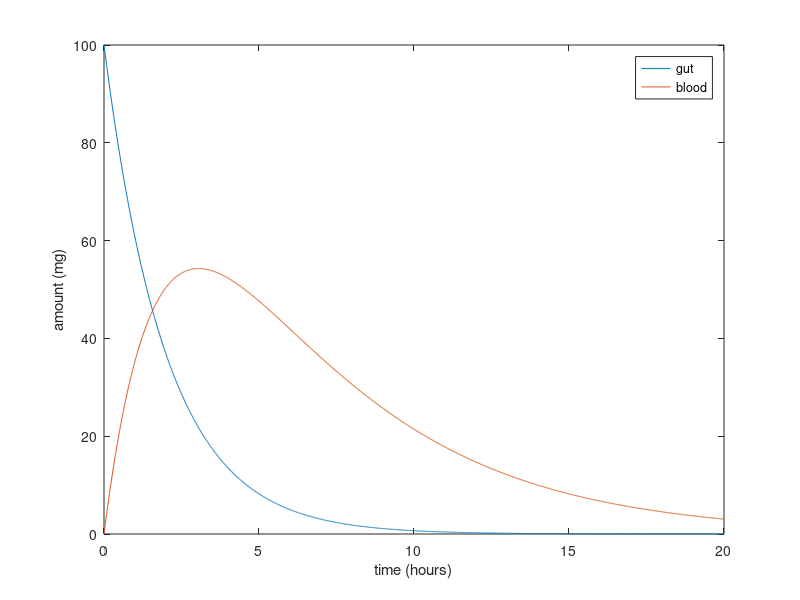

MATLAB code for this plot:
%%%%%%%%%%%%%%%%%%%%%%%%%%%%%%%%%%%%%%%%%%%%%%%%%%%%%%%%%%%%%%%%%%%%%%%%%%%%
%% Part IV: Eigenvalues and matrix calculus: solutions to the code exercises
%%%%%%%%%%%%%%%%%%%%%%%%%%%%%%%%%%%%%%%%%%%%%%%%%%%%%%%%%%%%%%%%%%%%%%%%%%%%
% Worked solutions to the code exercises from Matrices in Practice, by Tom Goodale:
% https://trgoodale.github.io/matrix-book/appendices/solutions-4.html
%
% Run the script a section at a time (Run Section, or Ctrl+Enter, in
% MATLAB), from the top: later sections use variables set in earlier ones.
% Try each exercise yourself first. Change the numbers and run them again to see what happens.
%
% Code licensed under the MIT licence: https://trgoodale.github.io/matrix-book/LICENSE.md

% --------------------------------------------------------------------------
% Chapter 18: Eigenvalues and eigenvectors
% --------------------------------------------------------------------------

%% Chapter 18, exercise 7
% Three equal masses are joined in a line by four equal springs, with the
% outer springs fixed to walls. Their vibrations are governed by the matrix
% K = [2 -1 0; -1 2 -1; 0 -1 2]: the natural frequencies are proportional to
% the square roots of its eigenvalues, and the eigenvectors are the mode
% shapes, the patterns in which the masses move together. Find the
% eigenvalues and eigenvectors, and describe each mode shape in words.

K = [2 -1 0; -1 2 -1; 0 -1 2];
[V, D] = eig(K)

% The eigenvalues are 2 - sqrt(2) ≈ 0.586, 2 and 2 + sqrt(2) ≈ 3.414, with
% eigenvectors proportional to (1, sqrt(2), 1), (-1, 0, 1) and (1, -sqrt(2),
% 1) (software may flip their signs).
%
% - Lowest frequency: all three masses move the same way together, the
%   middle one furthest.
% - Middle frequency: the outer masses move in opposite directions and the
%   middle one stays still.
% - Highest frequency: the outer masses move together and the middle one
%   moves the opposite way, by more.
%
% The more the neighbouring masses move against each other, the more the
% springs between them stretch, and the higher the frequency.

% --------------------------------------------------------------------------
% Chapter 19: Diagonalisation and matrix powers
% --------------------------------------------------------------------------

%% Chapter 19, exercise 7
% A Leslie matrix models a population divided into age groups. For a species
% with three age groups (young, adult, old), suppose each adult has 1.5
% young per year and each old animal 1, 60% of the young survive to become
% adults, and 70% of adults survive to become old:
% L = [0 1.5 1; 0.6 0 0; 0 0.7 0].
% Find the dominant eigenvalue and its eigenvector. What is the long-run
% growth rate of the population, and what fraction of the animals is in each
% age group in the long run? Check by applying L 50 times to a starting
% population.

L = [0 1.5 1; 0.6 0 0; 0 0.7 0];
[V, D] = eig(L);
[lam, i] = max(real(diag(D)));
lam
v = V(:, i) / sum(V(:, i))

x = [100; 0; 0];
for k = 1:50
    x = L * x;
end
x / sum(x)

% The dominant eigenvalue is about 1.128, so in the long run the population
% grows by about 12.8% a year. The other two eigenvalues are complex, with
% absolute value about 0.61, so their modes die away. In the long run about
% 53.7% of the animals are young, 28.6% adult and 17.7% old, and 50 steps
% from a starting population of young animals only has already reached this
% distribution.

% --------------------------------------------------------------------------
% Chapter 20: Symmetric and positive definite matrices
% --------------------------------------------------------------------------

%% Chapter 20, exercise 7
% At a point inside a machine part, the stress matrix in MPa is
% σ = [80 20 0; 20 40 -10; 0 -10 -30].
% Find the principal stresses and the direction of the largest one. Check
% that the principal directions are perpendicular.

sigma = [80 20 0; 20 40 -10; 0 -10 -30];
[Q, D] = eig(sigma);
diag(D)                    % principal stresses, smallest first
Q(:, 3)                    % direction of the largest
Q' * Q                     % the identity, so Q is orthogonal

% The principal stresses are about 88.4 MPa (tension), 33.1 MPa (tension)
% and -31.5 MPa (compression). The largest acts along  ± (0.921, 0.387,
% -0.033), mostly along the x axis, tilted towards y. Q^T Q = I, up to
% rounding, confirms that the principal directions are perpendicular.

% --------------------------------------------------------------------------
% Chapter 21: The singular value decomposition and PCA
% --------------------------------------------------------------------------

%% Chapter 21, exercise 7
% Generate data for 200 people with two closely related measurements, for
% example with rng = np.random.default_rng(1), h = rng.normal(170, 10, 200)
% (heights in cm) and s = h + rng.normal(0, 4, 200) (arm spans in cm). Find
% the principal components and the fraction of the variance explained by
% each, and interpret the first component.

% The book gives this solution in Python. Here is a MATLAB version.

rng(1);
h = 170 + 10 * randn(200, 1);          % heights in cm
s = h + 4 * randn(200, 1);             % arm spans in cm
X = [h, s];
Xc = X - mean(X);
[~, S, V] = svd(Xc, 'econ');
V                                      % columns are the principal components
diag(S).^2 / sum(diag(S).^2)           % fraction of variance explained

% In MATLAB, the same steps are X = [h, s]; Xc = X - mean(X); [~, S, V] =
% svd(Xc, 'econ'); diag(S).^2 / sum(diag(S).^2). MATLAB's random numbers
% differ from NumPy's, so the results differ slightly.
%
% The first principal component is about  ± (0.67, 0.74) and explains about
% 97% of the variance: it is overall body size, with height and arm span
% increasing together. The second, perpendicular to it, explains the
% remaining 3%; it measures how much longer or shorter a person's arm span
% is than you would expect from their height. One number per person, the
% score along the first component, captures almost all the information in
% the two measurements.

% --------------------------------------------------------------------------
% Chapter 22: Derivatives with vectors and matrices
% --------------------------------------------------------------------------

%% Chapter 22, exercise 7
% Use gradient descent to minimise f(x) = (1/2)x^T Ax with A = [10 0; 0 1],
% starting from (1, 1), with step sizes α= 0.1, 0.18 and 0.21. For each,
% count the steps until ||x|| < 10^-6, or report that it fails. Explain the
% results using the eigenvalues of A.

A = [10 0; 0 1];
for alpha = [0.1 0.18 0.21]
    x = [1; 1];
    k = 0;
    while norm(x) >= 1e-6 && k < 1000
        x = x - alpha * (A * x);
        k = k + 1;
    end
    fprintf('alpha = %.2f: %d steps, |x| = %.3g\n', alpha, k, norm(x));
end

% The eigenvalues of A are 10 and 1, and each step multiplies the two
% components of x by 1 - 10α and 1 - α.
%
% - α= 0.1: the factors are 0 and 0.9. The first component vanishes at once,
%   but the second shrinks slowly, and 0.9^k < 10^-6 needs k = 132.
% - α= 0.18: the factors are -0.8 and 0.82, both well inside (-1, 1), so
%   about 70 steps. This is close to the best possible, α= 2/(10 + 1) ≈
%   0.182, which makes both factors  ± 9/11.
% - α= 0.21: the factor 1 - 2.1 = -1.1 has size greater than 1, so the first
%   component flips sign and grows at every step, and the method diverges.
%
% Convergence needs α< 2/λ_max = 0.2, and even the best step leaves a factor
% of (κ- 1)/(κ+ 1) per step, where κ= 10 is the condition number.

% --------------------------------------------------------------------------
% Chapter 23: Linear ODE systems and the matrix exponential
% --------------------------------------------------------------------------

%% Chapter 23, exercise 7
% A dose of 100 mg of a drug is swallowed. The amount x_1 in the gut and x_2
% in the blood obey
% dotx_1 = -0.5x_1,
%
% dotx_2 = 0.5x_1 - 0.2x_2,
% with time in hours. Use the matrix exponential to compute x(t) for 0 ≤ t ≤
% 20, plot both amounts, and find when the amount in the blood is greatest
% and what it is. Check against the exact answer from the eigenvalues.

A = [-0.5 0; 0.5 -0.2];
t = linspace(0, 20, 2001);
X = zeros(2, numel(t));
for j = 1:numel(t)
    X(:, j) = expm(A * t(j)) * [100; 0];
end
[peak, j] = max(X(2, :));
[t(j), peak]               % time and amount of the peak
plot(t, X)
xlabel('time (hours)'), ylabel('amount (mg)'), legend('gut', 'blood')

% The matrix is triangular, so the eigenvalues are -0.5 and -0.2. Solving
% directly, x_1 = 100e^-0.5t, and
% x_2(t) = ((100 × 0.5)/(0.5 - 0.2))e^-0.2t - e^-0.5t = (500/3)e^-0.2t -
% e^-0.5t.
% This is greatest when dotx_2 = 0, that is 0.2e^-0.2t = 0.5e^-0.5t, so
% e^0.3t = 2.5 and t = ln2.5/0.3 ≈ 3.05 hours, when x_2 ≈ 54.3 mg. The
% computed peak agrees, to the resolution of the time grid.

% --------------------------------------------------------------------------
% Part IV: Eigenvalues and matrix calculus review
% --------------------------------------------------------------------------

%% Part IV, exercise 11
% For the system in exercise 5, compute x(1) in two ways: with the built-in
% matrix exponential, and with Ve^ΛtV^-1x(0) using the eigenvalues and
% eigenvectors. Compare both with your formula.

% Uses the chapter and the chapter.

A = [-2 1; 1 -2];  x0 = [1; 0];  t = 1;
x_expm = expm(A*t) * x0;
[V, D] = eig(A);
x_eig = V * diag(exp(diag(D)*t)) / V * x0;
x_formula = 0.5*exp(-t)*[1; 1] + 0.5*exp(-3*t)*[1; -1];
fprintf('%.6f %.6f\n', [x_expm, x_eig, x_formula])

% All three agree. expm doesn't need the eigenvectors, so it also works for
% matrices that can't be diagonalised.
